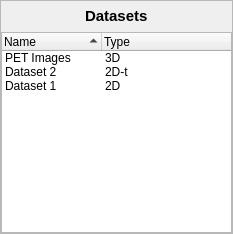
<?xml version="1.0" encoding="UTF-8"?>
<ui version="4.0">
 <class>DatasetsExplorer</class>
 <widget class="QWidget" name="DatasetsExplorer">
  <property name="geometry">
   <rect>
    <x>0</x>
    <y>0</y>
    <width>233</width>
    <height>234</height>
   </rect>
  </property>
  <property name="windowTitle">
   <string>Form</string>
  </property>
  <property name="toolTip">
   <string>&lt;html&gt;&lt;head/&gt;&lt;body&gt;&lt;p&gt;Shows the list of dataset that can be used&lt;/p&gt;&lt;/body&gt;&lt;/html&gt;</string>
  </property>
  <layout class="QGridLayout" name="gridLayout">
   <property name="leftMargin">
    <number>0</number>
   </property>
   <property name="topMargin">
    <number>0</number>
   </property>
   <property name="rightMargin">
    <number>0</number>
   </property>
   <property name="bottomMargin">
    <number>0</number>
   </property>
   <property name="horizontalSpacing">
    <number>0</number>
   </property>
   <item row="0" column="0">
    <widget class="QFrame" name="frame">
     <property name="styleSheet">
      <string notr="true"/>
     </property>
     <property name="frameShape">
      <enum>QFrame::StyledPanel</enum>
     </property>
     <property name="frameShadow">
      <enum>QFrame::Raised</enum>
     </property>
     <property name="class" stdset="0">
      <string>SidebarFrame</string>
     </property>
     <layout class="QVBoxLayout" name="verticalLayout">
      <property name="leftMargin">
       <number>0</number>
      </property>
      <property name="topMargin">
       <number>5</number>
      </property>
      <property name="rightMargin">
       <number>0</number>
      </property>
      <property name="bottomMargin">
       <number>0</number>
      </property>
      <item>
       <layout class="QHBoxLayout" name="horizontalLayout_4">
        <item>
         <spacer name="horizontalSpacer_3">
          <property name="orientation">
           <enum>Qt::Horizontal</enum>
          </property>
          <property name="sizeHint" stdset="0">
           <size>
            <width>40</width>
            <height>20</height>
           </size>
          </property>
         </spacer>
        </item>
        <item>
         <widget class="QLabel" name="label">
          <property name="text">
           <string>&lt;html&gt;&lt;head/&gt;&lt;body&gt;&lt;p&gt;&lt;span style=&quot; font-size:11pt; font-weight:600;&quot;&gt;Datasets&lt;/span&gt;&lt;/p&gt;&lt;/body&gt;&lt;/html&gt;</string>
          </property>
         </widget>
        </item>
        <item>
         <spacer name="horizontalSpacer_4">
          <property name="orientation">
           <enum>Qt::Horizontal</enum>
          </property>
          <property name="sizeHint" stdset="0">
           <size>
            <width>40</width>
            <height>20</height>
           </size>
          </property>
         </spacer>
        </item>
       </layout>
      </item>
      <item>
       <widget class="QTreeWidget" name="datasetsTable">
        <property name="alternatingRowColors">
         <bool>false</bool>
        </property>
        <property name="indentation">
         <number>0</number>
        </property>
        <property name="sortingEnabled">
         <bool>true</bool>
        </property>
        <property name="headerHidden">
         <bool>false</bool>
        </property>
        <property name="class" stdset="0">
         <string>SidebarInnerFrame</string>
        </property>
        <attribute name="headerCascadingSectionResizes">
         <bool>false</bool>
        </attribute>
        <attribute name="headerShowSortIndicator" stdset="0">
         <bool>true</bool>
        </attribute>
        <column>
         <property name="text">
          <string>Name</string>
         </property>
        </column>
        <column>
         <property name="text">
          <string>Type</string>
         </property>
        </column>
        <item>
         <property name="text">
          <string>PET Images</string>
         </property>
         <property name="text">
          <string>3D</string>
         </property>
        </item>
        <item>
         <property name="text">
          <string>Dataset 2</string>
         </property>
         <property name="text">
          <string>2D-t</string>
         </property>
        </item>
        <item>
         <property name="text">
          <string>Dataset 1</string>
         </property>
         <property name="text">
          <string>2D</string>
         </property>
        </item>
       </widget>
      </item>
     </layout>
    </widget>
   </item>
  </layout>
 </widget>
 <resources/>
 <connections/>
</ui>
